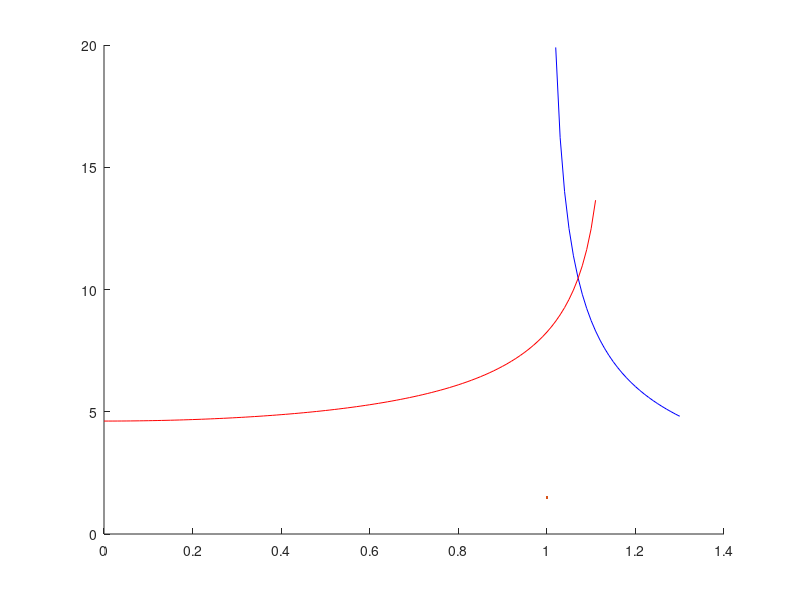

MATLAB code for this plot: (Note: this script raises an error after producing the figure.)
clear
clc


% wave drag
M_crit = 0.88;
LF_DD = 0.875;
CL_des = 0.54;

M_dd_0 = M_crit + 0.08;
M_dd = M_dd_0 * LF_DD - 0.05 * CL_des;


AR = 8.77;          %aspect ratio
Cla = 6.74;         %lift curve slope of aerofoil
d = 6.34;           %diameter of fuselage
b = 65;             %wing span
S_exp = 440;        %exposed area
S_ref = 482;        %reference area
sweep = 26;         % sweep at max thickness pt.
le_sweep = 30;      %leading edge sweep (degrees)

CLa2 = [];
CLa3 = [];
M_list1 = [];
M_list2 = [];

for M = 0:0.01:1.3

    beta = (1 - M ^ 2) ^ 0.5;
    eta = Cla / (2 * pi); % remove the beta term as Cla has it already
    if eta > 0.98
        eta = 0.98; % correction from Raymer
    end
    F = 1.07 * (1 + d / b) ^ 2;

    CLa_subsonic3 = 2 * pi * AR * S_exp * F * cosd(le_sweep) / (2 + (4 + (AR * beta / eta)...
        ^ 2 *(1 + (tand(sweep) / beta) ^ 2)) ^ 0.5) / S_ref;
    CLa_supersonic = 4/sqrt(-1+M^2);
    CLa_sonic = 2 * pi * AR * S_exp * F * cosd(le_sweep) / (2 + (4 + (AR * 1e-6 / eta)...
        ^ 2 *(1 + (tand(sweep) / 1e-6) ^ 2)) ^ 0.5) / S_ref;

    if M < 1 / cosd(sweep) && M ~= 1
        CLa3 = [CLa3 CLa_subsonic3];
        M_list1 = [M_list1 M];
    elseif M == 1
        CLa3 = [CLa3 CLa_sonic];
        M_list1 = [M_list1 M];
    end
    if M > 1 / cosd(sweep) - 0.1
        CLa2 = [CLa2, CLa_supersonic];
        M_list2 = [M_list2 M];
    end
end

% plot the results
figure
hold on
plot(M_list2, CLa2,"blue", LineWidth=1.5);
plot(M_list1, CLa3,"red", LineWidth=1.5);
xregion(0.85, 1.2)
xline(0.83, label="Cruise");
xline(0.23, label="Takeoff");
xline(0.27, label="Landing");
ylim([3 10])
xlabel("M");
ylabel("C_{L_α}")
xlim([0 1.3]);
legend("Supersonic","Subsonic","Transonic Regime");
grid on




% drag prediction IN CRUISE

%=========================================================================

% CD0
% for smooth paint, k = 6.34e-6 m - so we are below the cutoff

% fuselage
Re = 434e6;
M = 0.83;
f = 80/6.34; % fineness ratio
Cf_fus = 0.455 / (log10(Re) ^ 2.58 * (1 + 0.144 * M^2) ^ 0.65);
FF_fus = 0.9 + 5 * f ^ -1.5 + f / 400; % form factor
S_wet_fus = 1.38e3;
CD0_fus = S_wet_fus / S_ref * Cf_fus * FF_fus;

% wings
Re = 40.1e6;
M = 0.83;
xc_max = 0.36; % x/c of max. thickness
tc_max = 0.14; % max thickness-to-chord ratio
Cf_w = 0.455 / (log10(Re) ^ 2.58 * (1 + 0.144 * M^2) ^ 0.65);
FF_w = (1 + 0.6/xc_max * tc_max + 100 * (tc_max) ^ 4) * ...
    (1.34 * M ^ 0.18 * cosd(sweep) ^ 0.28); % form factor
S_wet_w = S_exp * 2;
CD0_w = S_wet_w / S_ref * Cf_w * FF_w;

% hstab
Re = 22.8e6;
M = 0.83;
S_h = 51.7;
xc_max = 0.298; % x/c of max. thickness
tc_max = 0.12; % max thickness-to-chord ratio
Cf_h = 0.455 / (log10(Re) ^ 2.58 * (1 + 0.144 * M^2) ^ 0.65);
FF_h = (1 + 0.6/xc_max * tc_max + 100 * (tc_max) ^ 4) * ...
    (1.34 * M ^ 0.18 * cosd(sweep) ^ 0.28); % form factor
S_wet_h = S_h * 2.1;
CD0_h = S_wet_h / S_ref * Cf_h * FF_h;

% vstab
Re = 32.9e6;
M = 0.83;
S_v = 27.7;
xc_max = 0.3; % x/c of max. thickness
tc_max = 0.12; % max thickness-to-chord ratio
Cf_v = 0.455 / (log10(Re) ^ 2.58 * (1 + 0.144 * M^2) ^ 0.65);
FF_v = (1 + 0.6/xc_max * tc_max + 100 * (tc_max) ^ 4) * ...
    (1.34 * M ^ 0.18 * cosd(sweep) ^ 0.28); % form factor
S_wet_v = S_v * 2.1;
CD0_v = S_wet_v / S_ref * Cf_v * FF_v;

% nacelles
Re = 35.2e6;
M = 0.83;
f = 4.64; % fineness ratio
Q = 1.3; % nacelle-wing interference
S_wet_nac = 69.5 * 4; % approximate as a cylinder, and there are 4
Cf_nac = 0.455 / (log10(Re) ^ 2.58 * (1 + 0.144 * M^2) ^ 0.65);
FF_nac = 1 + 0.35 / f; % form factor
CD0_nac = S_wet_nac / S_ref * Cf_nac * FF_nac * Q;

% fuselage upsweep
A_fus = 31.6; % cross-sectional area
beta = 7 * pi/180; % upsweep angle (rad)
CD_upsweep = 3.83 * A_fus / S_ref * beta ^ 2.5;

% get clean CD0 (no gear or flaps)
CD0_clean = CD0_fus + CD0_w + CD0_h + CD0_v + CD0_nac + CD_upsweep;

% get CD changes from different configs:
% landing gear
A_uc_front = 13.9; % landing gear area from front - get a better value?
CD_uc = 2.25 * A_uc_front / S_ref;

% flaps
flap_extent = 0.65;
CD_flaps_TO = 0.0023 * flap_extent * 15; % 15deg for takeoff
CD_flaps_land = 0.0024 * flap_extent * 40; % 40deg for landing

% CDi
% we need to finish stability to get all these values i think

CL_cruise = 0.53;
AR_h = 5.88;
e = 0.85; %oswald efficiency factor
K = 1 / (pi * AR * e);
K_h = 1 / (pi * AR_h * e);
eta_h = 0.9; % tailplane efficiency
CL_h = 0; % we need stability analysis to get this one
CDi = K * CL_cruise ^ 2 + eta_h * K_h * CL_h ^ 2;

% also get the change in CDi from flaps

kf = 1.4;
delta_CL = 0.139 * 2.5;

CDi_flaps = kf ^ 2 * delta_CL ^ 2 + cosd(sweep); % idk what k_f is so we can sort this out later

%=========================================================================

% drag prediction AT TAKEOFF

%=========================================================================

% CD0
% for smooth paint, k = 6.34e-6 m - so we are below the cutoff

% fuselage
Re = 423e6;
M = 0.23;
f = 80/6.34; % fineness ratio
Cf_fus = 0.455 / (log10(Re) ^ 2.58 * (1 + 0.144 * M^2) ^ 0.65);
FF_fus = 0.9 + 5 * f ^ -1.5 + f / 400; % form factor
S_wet_fus = 1.38e3;
CD0_fus_TO = S_wet_fus / S_ref * Cf_fus * FF_fus;

% wings
Re = 39.1e6;
M = 0.23;
xc_max = 0.36; % x/c of max. thickness
tc_max = 0.14; % max thickness-to-chord ratio
Cf_w = 0.455 / (log10(Re) ^ 2.58 * (1 + 0.144 * M^2) ^ 0.65);
FF_w = (1 + 0.6/xc_max * tc_max + 100 * (tc_max) ^ 4) * ...
    (1.34 * M ^ 0.18 * cosd(sweep) ^ 0.28); % form factor
S_wet_w = S_exp * 2;
CD0_w_TO = S_wet_w / S_ref * Cf_w * FF_w;

% hstab
Re = 22.2e6;
M = 0.23;
S_h = 51.7;
xc_max = 0.298; % x/c of max. thickness
tc_max = 0.12; % max thickness-to-chord ratio
Cf_h = 0.455 / (log10(Re) ^ 2.58 * (1 + 0.144 * M^2) ^ 0.65);
FF_h = (1 + 0.6/xc_max * tc_max + 100 * (tc_max) ^ 4) * ...
    (1.34 * M ^ 0.18 * cosd(sweep) ^ 0.28); % form factor
S_wet_h = S_h * 2.1;
CD0_h_TO = S_wet_h / S_ref * Cf_h * FF_h;

% vstab
Re = 32e6;
M = 0.23;
S_v = 27.7;
xc_max = 0.3; % x/c of max. thickness
tc_max = 0.12; % max thickness-to-chord ratio
Cf_v = 0.455 / (log10(Re) ^ 2.58 * (1 + 0.144 * M^2) ^ 0.65);
FF_v = (1 + 0.6/xc_max * tc_max + 100 * (tc_max) ^ 4) * ...
    (1.34 * M ^ 0.18 * cosd(sweep) ^ 0.28); % form factor
S_wet_v = S_v * 2.1;
CD0_v_TO = S_wet_v / S_ref * Cf_v * FF_v;

% nacelles
Re = 34.3e6;
M = 0.23;
f = 4.64; % fineness ratio
Q = 1.3; % nacelle-wing interference
S_wet_nac = 69.5 * 4; % approximate as a cylinder, and there are 4
Cf_nac = 0.455 / (log10(Re) ^ 2.58 * (1 + 0.144 * M^2) ^ 0.65);
FF_nac = 1 + 0.35 / f; % form factor
CD0_nac_TO = S_wet_nac / S_ref * Cf_nac * FF_nac * Q;

% get takeoff CD0
CD0_TO = CD0_fus_TO + CD0_w_TO + CD0_h_TO + CD0_v_TO + CD0_nac_TO +...
    CD_upsweep + CD_flaps_TO + CD_uc;

%=========================================================================

% drag prediction AT LANDING

%=========================================================================

% CD0
% for smooth paint, k = 6.34e-6 m - so we are below the cutoff

% fuselage
Re = 500e6;
M = 0.27;
f = 80/6.34; % fineness ratio
Cf_fus = 0.455 / (log10(Re) ^ 2.58 * (1 + 0.144 * M^2) ^ 0.65);
FF_fus = 0.9 + 5 * f ^ -1.5 + f / 400; % form factor
S_wet_fus = 1.38e3;
CD0_fus_land = S_wet_fus / S_ref * Cf_fus * FF_fus;

% wings
Re = 46.2e6;
M = 0.27;
xc_max = 0.36; % x/c of max. thickness
tc_max = 0.14; % max thickness-to-chord ratio
Cf_w = 0.455 / (log10(Re) ^ 2.58 * (1 + 0.144 * M^2) ^ 0.65);
FF_w = (1 + 0.6/xc_max * tc_max + 100 * (tc_max) ^ 4) * ...
    (1.34 * M ^ 0.18 * cosd(sweep) ^ 0.28); % form factor
S_wet_w = S_exp * 2;
CD0_w_land = S_wet_w / S_ref * Cf_w * FF_w;

% hstab
Re = 26.2e6;
M = 0.27;
S_h = 51.7;
xc_max = 0.298; % x/c of max. thickness
tc_max = 0.12; % max thickness-to-chord ratio
Cf_h = 0.455 / (log10(Re) ^ 2.58 * (1 + 0.144 * M^2) ^ 0.65);
FF_h = (1 + 0.6/xc_max * tc_max + 100 * (tc_max) ^ 4) * ...
    (1.34 * M ^ 0.18 * cosd(sweep) ^ 0.28); % form factor
S_wet_h = S_h * 2.1;
CD0_h_land = S_wet_h / S_ref * Cf_h * FF_h;

% vstab
Re = 37.8e6;
M = 0.27;
S_v = 27.7;
xc_max = 0.3; % x/c of max. thickness
tc_max = 0.12; % max thickness-to-chord ratio
Cf_v = 0.455 / (log10(Re) ^ 2.58 * (1 + 0.144 * M^2) ^ 0.65);
FF_v = (1 + 0.6/xc_max * tc_max + 100 * (tc_max) ^ 4) * ...
    (1.34 * M ^ 0.18 * cosd(sweep) ^ 0.28); % form factor
S_wet_v = S_v * 2.1;
CD0_v_land = S_wet_v / S_ref * Cf_v * FF_v;

% nacelles
Re = 40.5e6;
M = 0.27;
f = 4.64; % fineness ratio
Q = 1.3; % nacelle-wing interference
S_wet_nac = 69.5 * 4; % approximate as a cylinder, and there are 4
Cf_nac = 0.455 / (log10(Re) ^ 2.58 * (1 + 0.144 * M^2) ^ 0.65);
FF_nac = 1 + 0.35 / f; % form factor
CD0_nac_land = S_wet_nac / S_ref * Cf_nac * FF_nac * Q;

% get takeoff CD0
CD0_land = CD0_fus_land + CD0_w_land + CD0_h_land + CD0_v_land +...
    CD0_nac_land + CD_upsweep + CD_flaps_land + CD_uc;



%IMPORTANT VALUES!!!!!
% CLa = 6.291 for cruise
% CLa = 4.732 for landing
% CLa = 4.701 for takeoff
% CD0 clean = 0.0161
% CD0 takeoff = 0.1026
% CD0 landing = 0.1424
